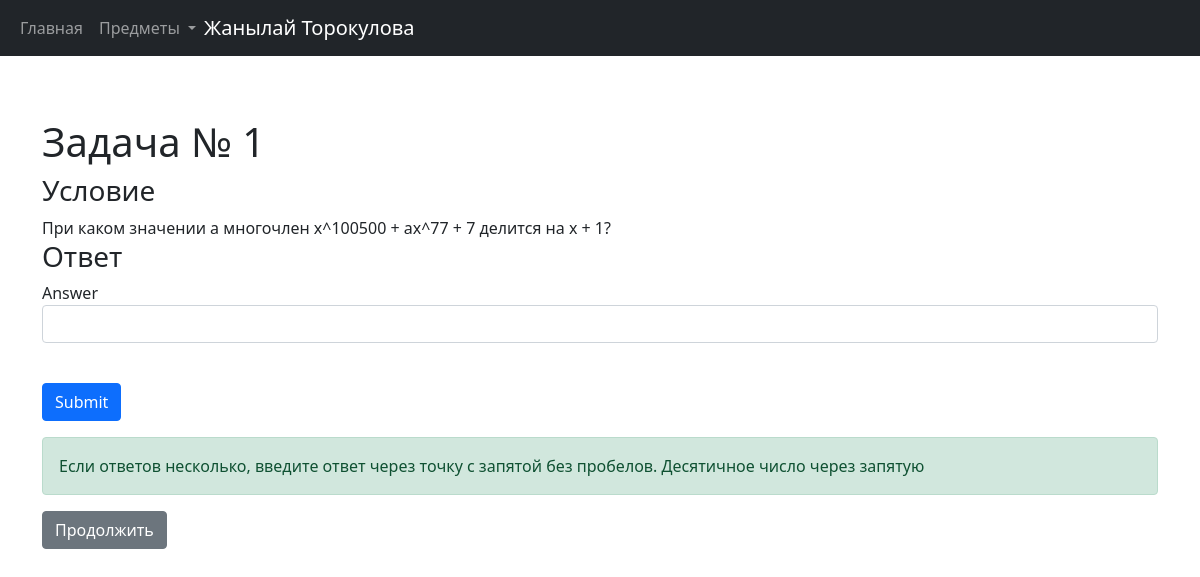
Page /Многочлены/exercise/1 (signed in) on the committed database.
### data/users.py (models this page shows, shortened)
class Users(SqlAlchemyBase, UserMixin):
    __tablename__ = 'users'
    id = sqlalchemy.Column(sqlalchemy.Integer,
                           primary_key=True, autoincrement=True)
    surname = sqlalchemy.Column(sqlalchemy.String)
    name = sqlalchemy.Column(sqlalchemy.String)
    email = sqlalchemy.Column(sqlalchemy.String, unique=True)
    hashed_password = sqlalchemy.Column(sqlalchemy.String)
    exercises = orm.relation("User_exercises", back_populates='users')

### data/topics.py (models this page shows)
class Exercises(SqlAlchemyBase):
    __tablename__ = 'exercises'
    id = sqlalchemy.Column(sqlalchemy.Integer, primary_key=True, autoincrement=True)
    subtopics_id = sqlalchemy.Column(sqlalchemy.Integer, sqlalchemy.ForeignKey("subtopics.id"))
    text = sqlalchemy.Column(sqlalchemy.String)
    answer = sqlalchemy.Column(sqlalchemy.String)
    number = sqlalchemy.Column(sqlalchemy.Integer)
    subtopics = orm.relation("Subtopics")
    user_exercises = orm.relation("User_exercises", back_populates='exercises')

### main.py (the view, shortened to what this page needs)
@app.route("/<sb>/exercise/<number>", methods=['GET', 'POST'])
def ex_page(sb, number):
    exercise = db_sess.query(Exercises).join(Subtopics).filter((Subtopics.name == sb), (Exercises.number == int(number))).first()
    topic = db_sess.query(Subtopics).filter(Subtopics.name == sb).first().topics.name
    num = db_sess.query(Exercises).filter((Subtopics.name == sb))[-1].number
    form = AnswerForm()
    if db_sess.query(User_exercises).filter((User_exercises.exercise_id == exercise.id), (User_exercises.user_id==current_user.id)).first():
        form.answer.data = exercise.answer
        message = "Решено"
    else:
        message='''Если ответов несколько, введите ответ через точку с запятой без пробелов.
        Десятичное число через запятую'''
    return render_template("exercises.html", exercise=exercise, form=form, title=sb, num=num, topic=topic, message=message)

### forms/answer.py
class AnswerForm(FlaskForm):
    answer = StringField('Answer', validators=[DataRequired()])
    submit = SubmitField('Submit')

### data/db_session.py (called while the page is built)
def create_session() -> Session:
    global __factory
    return __factory()

### main.py (called while the page is built)
@login_manager.user_loader
def load_user(user_id):
    db_sess = db_session.create_session()
    return db_sess.query(Users).get(user_id)

### templates/exercises.html (shortened to what this page needs)
{% extends "base.html" %}
{% block content %}
<section class="py-5 text container">
    <h1>Задача № {{exercise.number}}</h1>
    <h3>Условие</h3>
       <div>{{exercise.text}}</div>
    <h3>Ответ</h3>
     <form action="" method="post">
         <p>
            {{ form.answer.label }}<br>
            {{ form.answer(class="form-control")}}<br>
        </p>
         <p>{{ form.submit(type="submit", class="btn btn-primary") }}</p>
         <div class="alert alert-success" role="alert">
             {{message}}
         </div>
     </form>
    {%if exercise.number < num%}
    <a href="/{{title}}/exercise/{{exercise.number + 1}}" class="btn btn-secondary">Продолжить</a>
    {%else%}
    <a href="/{{topic}}/subtopics" class="btn btn-secondary">Вернуться</a>
    {%endif%}
</section>
{% endblock %}

### templates/base.html (shortened to what this page needs)
<!doctype html>
<html lang="en">
<head>
    <link href="https://cdn.jsdelivr.net/npm/bootstrap@5.1.3/dist/css/bootstrap.min.css" rel="stylesheet">
    <link rel="stylesheet" type="text/css" href="/static/css/base.css" />
</head>
<body>
 <header>
    <nav class="navbar navbar-expand-md navbar-dark fixed-top bg-dark">
    <div class="container-fluid">
      <div class="collapse navbar-collapse" id="navbarCollapse">
        <ul class="navbar-nav mr-auto mb-2 mb-md-0">
            <li class="nav-item">
                <a class="nav-link" aria-current="page" href="/">Главная</a>
          </li>
            <li class="nav-item dropdown">
          <a class="nav-link dropdown-toggle" href="#" id="navbarDropdownMenuLink" role="button" data-bs-toggle="dropdown" aria-expanded="false">
            Предметы
          </a>
            </li>
        </ul>
        <ul class="navbar-nav">
            {% if current_user.is_authenticated %}
            <a class="navbar-brand" href="/logout">{{ current_user.name }} {{current_user.surname}}</a>
            {% else %}
            <a class="btn btn-outline-primary" href="/login">Войти</a>
            <a class="btn btn-outline-primary" href="/register">Регестрация</a>
            {%endif%}
        </ul>
 </header>
{% block content %}{% endblock %}
</body>
</body>
</html>

### static/css/base.css (style rules this page uses)
body { padding-top: 70px; }

### rows in the picture
Users: name "Жанылай", surname "Торокулова"
Exercises: number "1", text "При каком значении a многочлен x^100500 + ax^77 + 7 делится на x + 1?"

### other values in the picture
{{ message }} "Если ответов несколько, введите ответ через точку с запятой без пробелов. Десятичное число через запятую"
